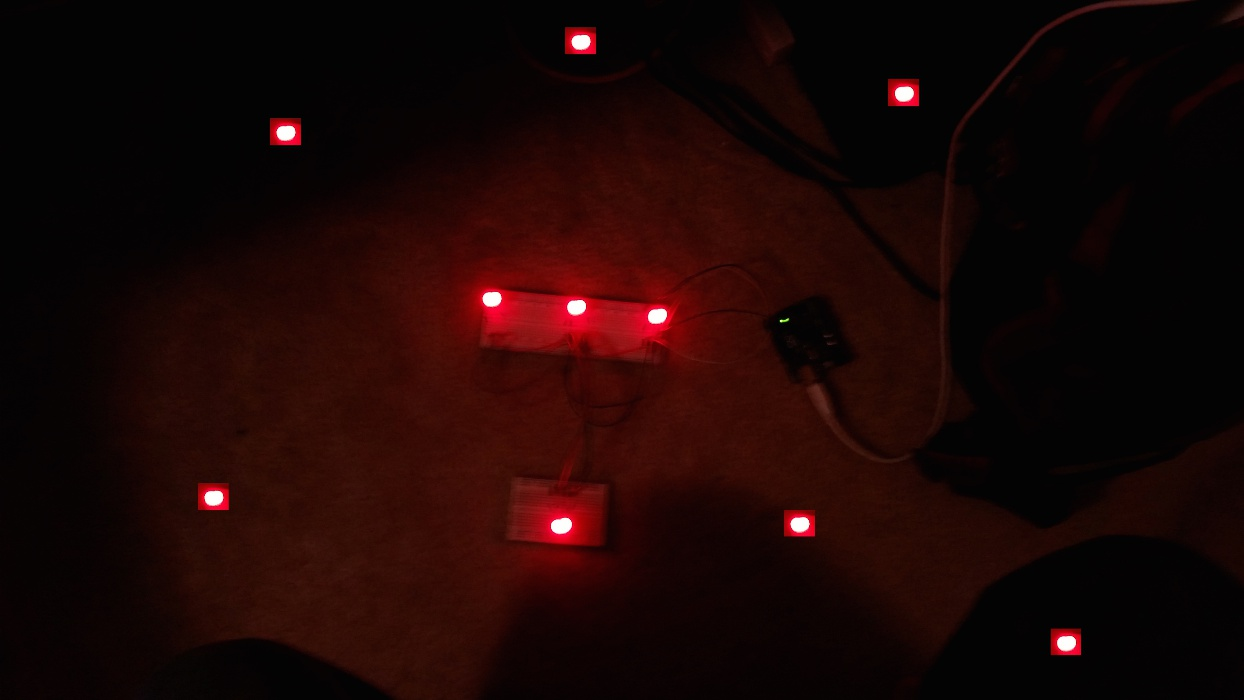
#> input picture imagProc/triangleDetect104.jpg, 1244 x 700 px, given in place of the camera
$ python color_blob_detection.py   (Python 2 division)
#> lines starting #> are read from the running program, lines starting #| are printed output that depends on the picture; after the words box and inside, x2 and y2 are one past the last pixel; in counts of white or black regions, pixels touching at a corner belong together
#http://docs.opencv.org/2.4.10/doc/tutorials/imgproc/shapedescriptors/bounding_rects_circles/bounding_rects_circles.html


import numpy as np
import cv2

def getThresholdedImageHSV(img):
	imgHSV = cv2.cvtColor(img,cv2.COLOR_BGR2HSV)
	imgThresh = cv2.inRange(imgHSV,COLOR_MIN,COLOR_MAX)
	return imgThresh

def filterContours(contours):
	filteredContours = []
	for contour in contours:
		area = cv2.contourArea(contour)
		if(area >= MIN_CONTOUR_AREA):
			filteredContours.append(contour)
	return filteredContours

def getLargestContour(contours):
	if(len(contours) > 0):
		largestContour = contours[0]
		largestArea = cv2.contourArea(largestContour)
		for contour in contours:
			area = cv2.contourArea(contour)
			if(area > largestArea):
				largestArea = area
				largestContour = contour
		return largestContour
	return None

def getCircleFromContour(contour):
	approxCurve = cv2.approxPolyDP(contour,3,True);
	center,radius = cv2.minEnclosingCircle(approxCurve)
	return center,radius


def convertRGBColorToHSV(colorScalar):
	rgb_img = np.zeros((1,1,3),np.uint8)
	rgb_img[0,0] = colorScalar
	hsv_img = cv2.cvtColor(rgb_img,cv2.COLOR_BGR2HSV)
	print hsv_img[0,0]
	return hsv_img[0,0]

def convertHSVColorToRGB(colorScalar):
	hsv_img = np.zeros((1,1,3),np.uint8)
	hsv_img[0,0] = colorScalar
	rgb_img = cv2.cvtColor(hsv_img,cv2.COLOR_HSV2BGR)
	print rgb_img[0,0]
	return rgb_img[0,0]

def convertRGBColorToGray(colorScalar):
	rgb_img = np.zeros((1,1,3),np.uint8)
	rgb_img[0,0] = colorScalar
	gray_img = cv2.cvtColor(rgb_img,cv2.COLOR_BGR2GRAY)
	print gray_img[0,0]
	return gray_img[0,0]


CV_CAP_PROP_FRAME_WIDTH = 3
CV_CAP_PROP_FRAME_HEIGHT = 4

FRAME_WIDTH = 640
FRAME_HEIGHT = 480

# color order is B,G,R !!!
#COLOR_MIN = convertRGBColorToHSV(np.array([5,50,50]))
#COLOR_MAX = convertRGBColorToHSV(np.array([15,255,255]))

COLOR_MIN = np.array([6,50,50]);
COLOR_MAX = np.array([14,255,255]);


MIN_CONTOUR_AREA = 20


videoCap = cv2.VideoCapture(0)
videoCap.set(CV_CAP_PROP_FRAME_WIDTH,640)
videoCap.set(CV_CAP_PROP_FRAME_HEIGHT,480)

if(videoCap.isOpened() != True):
	videoCap.open()


while(True):
	ret,frame = videoCap.read()
#> frame is the input picture: shape (700, 1244, 3); mean B, G, R 4.7, 6.3, 27.8
	imgThresh = getThresholdedImageHSV(frame)
#> in getThresholdedImageHSV, `imgHSV = cv2.cvtColor(img,cv2.COLOR_BGR2HSV)`: imgHSV: shape (700, 1244, 3); mean H, S, V 32.1, 156.9, 27.8
#> in getThresholdedImageHSV, `imgThresh = cv2.inRange(imgHSV,COLOR_MIN,COLOR_MAX)`:
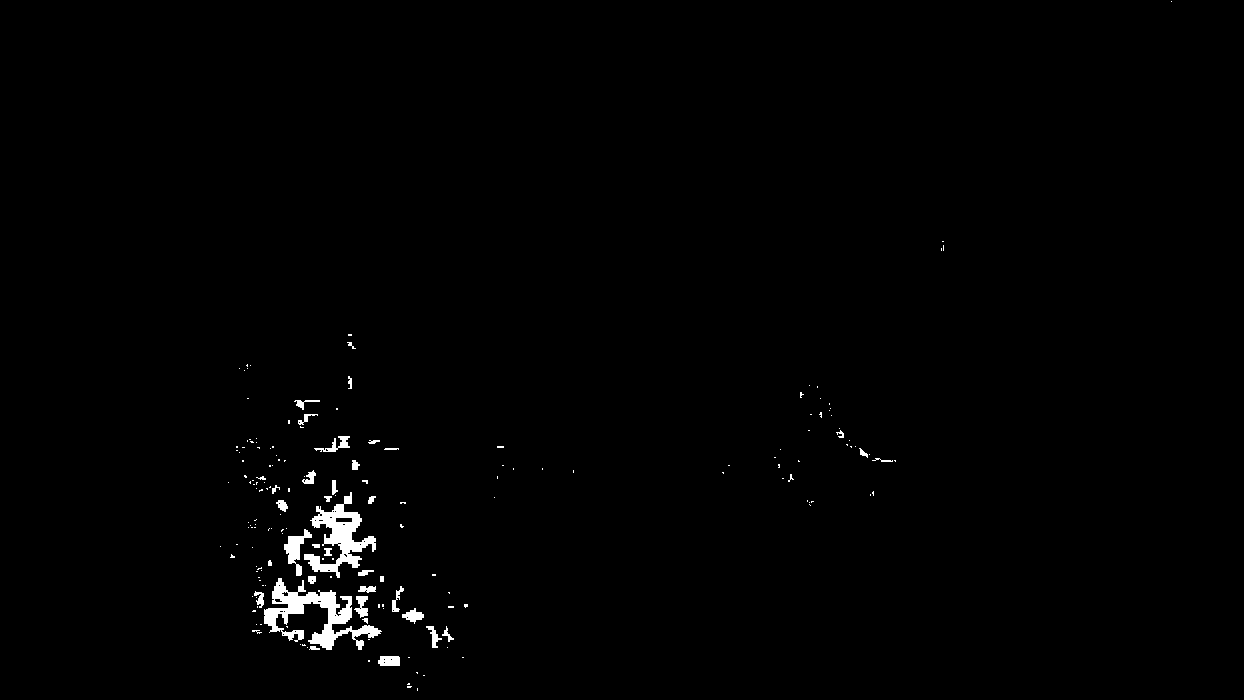
#> imgThresh: shape (700, 1244); 0.96% white; 181 white regions (144 under 20 px)


	contours, hierarchy = cv2.findContours(imgThresh,cv2.RETR_TREE,cv2.CHAIN_APPROX_SIMPLE)
#> contours = 216 contours, 189 with area under 20; largest, box (x1, y1, x2, y2) and area: (264, 578, 382, 650) 2480, (304, 492, 376, 578) 1966, (284, 529, 312, 576) 420, (378, 656, 400, 666) 178, (402, 608, 424, 624) 150
	lContour = getLargestContour(contours)
#> in getLargestContour, `largestContour = contours[0]`: largestContour = [[417, 688], [417, 690]]
#> in getLargestContour, `largestArea = cv2.contourArea(largestContour)`: largestArea = 0
#> the loop in getLargestContour, `for contour in contours:` made 216 passes
#> (area, largestArea) on passes 9, 48: (177.5, 177.5), (2480, 2480)
#> area on passes 20, 21, 27, 36, 40, 41: 37.5, 96, 150.5, 140.5, 65.5, 74
#> after the loop in getLargestContour, `for contour in contours:`: largestArea = 2480; largestContour = contour of 367 points, box (x1, y1, x2, y2) (264, 578, 382, 650), area 2480
#> lContour has the same summary as largestContour in getLargestContour

#> (the run stopped early here; a loop or call above may not have finished)
